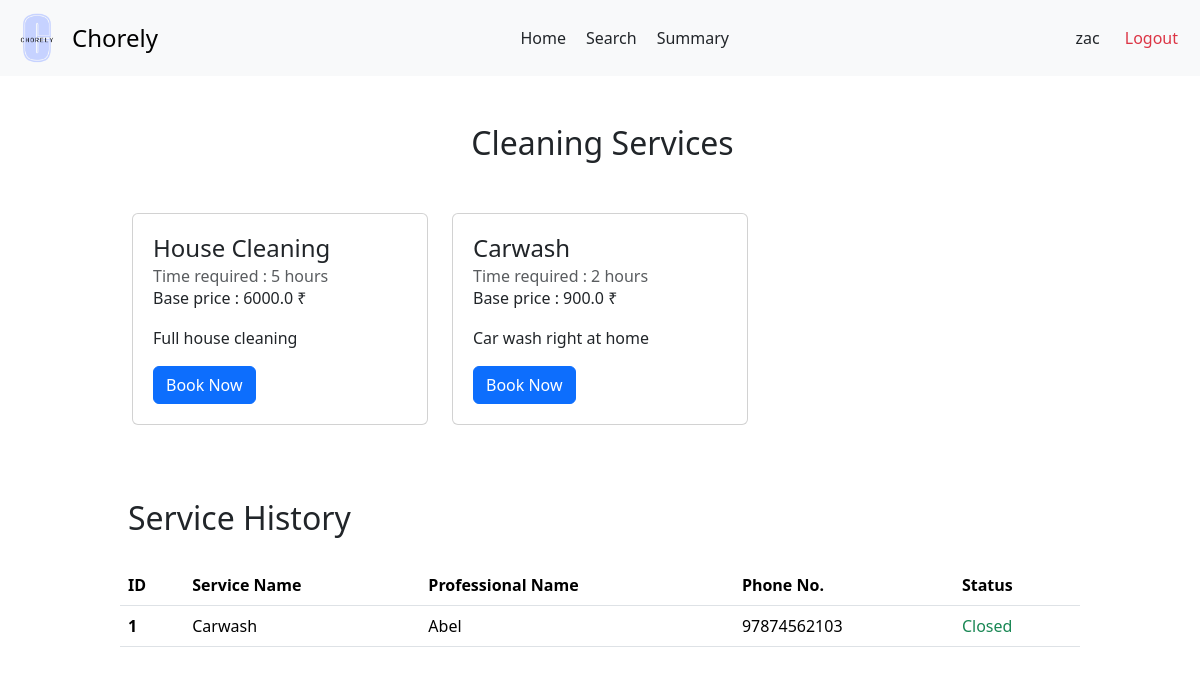
The page /user/6/service/category/cleaning (signed in) on the database its author committed.
### backend/models.py (models this page shows)
class Users(db.Model):
  __tablename__ = 'Users'
  user_id = db.Column(db.Integer, primary_key=True, autoincrement=True)
  username = db.Column(db.String, unique=True, nullable=False)
  password = db.Column(db.String, nullable=False)
  role = db.Column(db.String, nullable=False)
  is_blocked = db.Column(db.Boolean, default=False)
  service_professional = db.relationship('ServiceProfessionals', backref='user', uselist=False)
  customer = db.relationship('Customers', backref='user', uselist=False)

class Services(db.Model):
    __tablename__ = 'Services'
    service_id = db.Column(db.Integer, primary_key=True, autoincrement=True)
    name = db.Column(db.String, nullable=False)
    description = db.Column(db.String)
    base_price = db.Column(db.Float, nullable=False)
    time_required = db.Column(db.Integer)
    category = db.Column(db.String)
    service_professionals = db.relationship('ServiceProfessionals', backref='service')
    service_requests = db.relationship('ServiceRequests', backref='service')

class ServiceRequests(db.Model):
    __tablename__ = 'ServiceRequests'
    request_id = db.Column(db.Integer, primary_key=True, autoincrement=True)
    service_id = db.Column(db.Integer, db.ForeignKey('Services.service_id'), nullable=False)
    customer_id = db.Column(db.Integer, db.ForeignKey('Customers.customer_id'), nullable=False)
    professional_id = db.Column(db.Integer, db.ForeignKey('ServiceProfessionals.professional_id'))
    requested_service_date = db.Column(db.Date, default=date.today())
    date_of_request = db.Column(db.Date, default=date.today())
    date_of_completion = db.Column(db.Date)
    service_status = db.Column(db.String, default='requested')
    additional_requests = db.Column(db.String)
    remarks = db.Column(db.String)
    rating = db.Column(db.Float)

class ServiceProfessionals(db.Model):
    __tablename__ = 'ServiceProfessionals'
    professional_id = db.Column(db.Integer, primary_key=True, autoincrement=True)
    user_id = db.Column(db.Integer, db.ForeignKey('Users.user_id'), unique=True, nullable=False)
    service_id = db.Column(db.Integer, db.ForeignKey('Services.service_id'), nullable=False)
    experience_years = db.Column(db.Integer)
    profile_verified = db.Column(db.Boolean, default=False)
    name = db.Column(db.String, nullable = False)
    phone = db.Column(db.String)
    address = db.Column(db.String)
    pin_code = db.Column(db.String)
    service_requests = db.relationship('ServiceRequests', backref='professional')

### backend/customerController.py (the view)
@app.route('/user/<int:user_id>/service/category/<string:category>')
def display_category(user_id, category):
  user = Users.query.filter_by(user_id = user_id).first()
  customer = Customers.query.filter_by(user_id = user_id).first()
  services = Services.query.filter_by(category = category).all()
  return render_template('customer-dash-category.html', user = user, customer = customer, services = services, service_requests = customer.service_requests)

### templates/customer-dash-category.html (shortened to what this page needs)
<!DOCTYPE html>
<html lang="en">
<head>
  <link href="https://cdn.jsdelivr.net/npm/bootstrap@5.3.3/dist/css/bootstrap.min.css" rel="stylesheet">
  <link rel="stylesheet" href="{{ url_for('static', filename='customer-dash-category.css') }}">
<link rel="stylesheet" href="{{ url_for('static', filename='navbar.css') }}">
</head>
<body>
  <nav class="navbar bg-body-tertiary">
    <div class="container-fluid">
      <a class="navbar-brand d-flex align-items-center" href="#" style="text-decoration: none;">
        <img src="{{ url_for('static', filename='logo.png') }}" alt="Chorely Logo" width="50" height="50" id="logo">
        <span style="font-size: 1.5rem;">Chorely</span>
      </a>
      <div style="display: flex;">
        <a class="nav-link active" aria-current="page" href="/user/customer/{{ user.user_id }}">Home</a>
        <a class="nav-link" href="/customer/{{ customer.customer_id }}/search">Search</a>
        <a class="nav-link" href="/user/{{ user.user_id }}/summary">Summary</a>
      </div>
      <div class="d-flex text text-end">
        <a class="nav-link" href="/user/{{ user.user_id }}/profile">{{ user.username }}</a>
        <a class="nav-link text-danger" href="/userlogin">Logout</a>
      </div>
    </div>
  </nav>
  <div id="main">
    <div id="canvas">
      <br>
      <div class="text text-center">
        <h2 class="headings">{{ services[0].category | title }} Services</h2>
      </div>
      <div class="py-5">
        <div class="container">
          <div class="row hidden-md-up">
            {% for service in services %}
              <div class="col-md-4">
                <div class="card mb-3" style="padding: 20px;">
                  <div class="card-block">
                    <h4 class="card-title">{{service.name | title }}</h4>
                    <h6 class="card-subtitle text-muted">Time required : {{ service.time_required }} hours</h6>
                    <p class="card-text p-y-1">Base price : {{ service.base_price }} &#x20B9;</p>
                    <p class="card-text p-y-1">{{ service.description | capitalize  }}</p>
                    <a href="/user/{{user.user_id}}/service/book/{{service.service_id}}" class="btn btn-primary">Book Now</a>
                  </div>
                </div>
              </div>
            {% endfor %}
         </div>
        </div>
      </div>
      <h2 class="headings">Service History</h2><br>
      {% if service_requests | length ==0 %}
        <div class="text text-center">
          <h5 class="headings">There are no services to display</h5>
        </div>
      {% else %}
        <div>
          <table class="table" style="margin-bottom: 50px;">
            <thead>
              <tr>
                <th scope="col">ID</th>
                <th scope="col">Service Name</th>
                <th scope="col">Professional Name</th>
                <th scope="col">Phone No.</th>
                <th scope="col">Status</th>
              </tr>
            </thead>
            <tbody>
              {% for request in service_requests %}
              <tr>
                <th scope="row">{{ loop.index }}</th>
                <td>{{ request.service.name }}</td>
                {% if request.service_status == 'accepted' %}
                  <td>{{ request.professional.name }}</td>
                  <td>{{ request.professional.phone }}</td>
                  <td><a href="/user/{{ user.user_id }}/service/close/{{ request.request_id }}" class="btn btn-outline-primary">Close it?</a></td>
                {% else %}
                  {% if request.service_status == 'requested' %}
                    <td>To be assigned</td>
                    <td> - </td>
                    <td><a class="btn btn-danger">Cancel</a></td>
                  {% else %}
                    <td>{{ request.professional.name }}</td>
                    <td>{{ request.professional.phone }}</td>
                    <td class="text text-success">Closed</td>
                  {% endif %}
                {% endif %}
              </tr>
              {% endfor %}
            </tbody>
          </table>
      {% endif %}
</body>
</html>

### static/customer-dash-category.css (style rules this page uses)
* { margin: 0px; }
#main, #canvas { margin-top: 90px; border: 2px none black; }
#canvas { width: 80%; margin: auto; height: 1000px; }
.headings { margin: 3px; padding-left: 5px; margin-top: 10px; }

### static/navbar.css (style rules this page uses)
#logo { object-fit: contain ; margin-right: 10px; filter: brightness(1.1) contrast(1.1) saturate(1.2); filter: contrast(100%); }
.text-end { margin-right: 10px; }
.navbar { position: fixed; background-color: white; top: 0; left: 0; right: 0; height: max-content; z-index: 1000; }

### rows shown on the page
Users: username "zac"
Services: category "Cleaning", name "House Cleaning", time_required "5", base_price "6000.0", description "Full house cleaning"
Services: name "Carwash", time_required "2", base_price "900.0", description "Car wash right at home"
ServiceRequests: service.name "Carwash", professional.name "Abel", professional.phone "97874562103"
